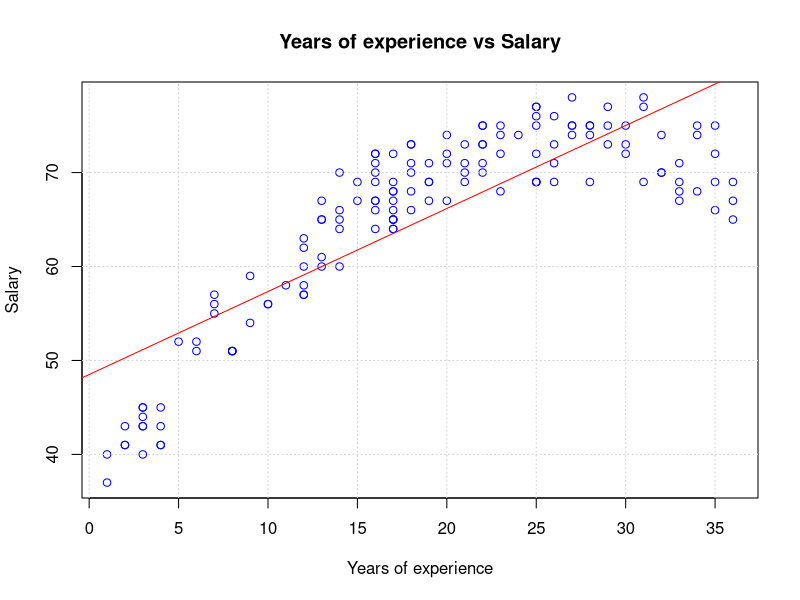
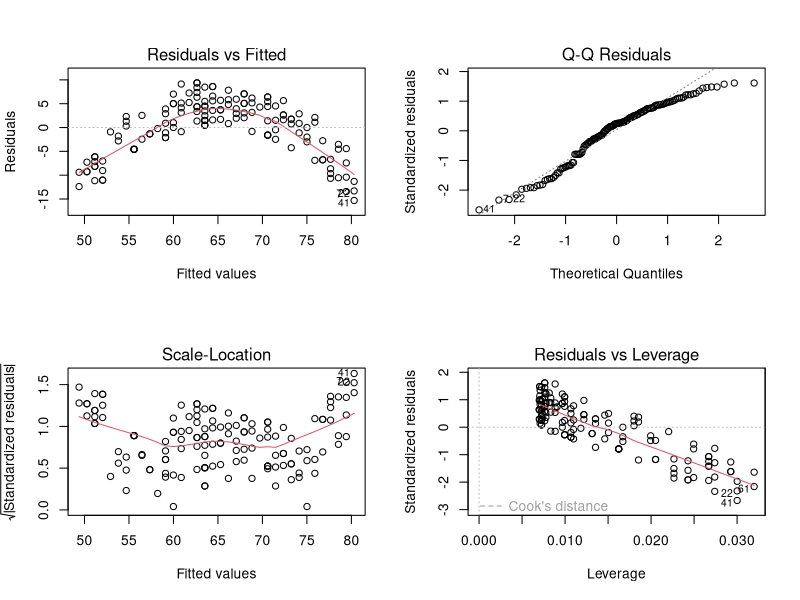
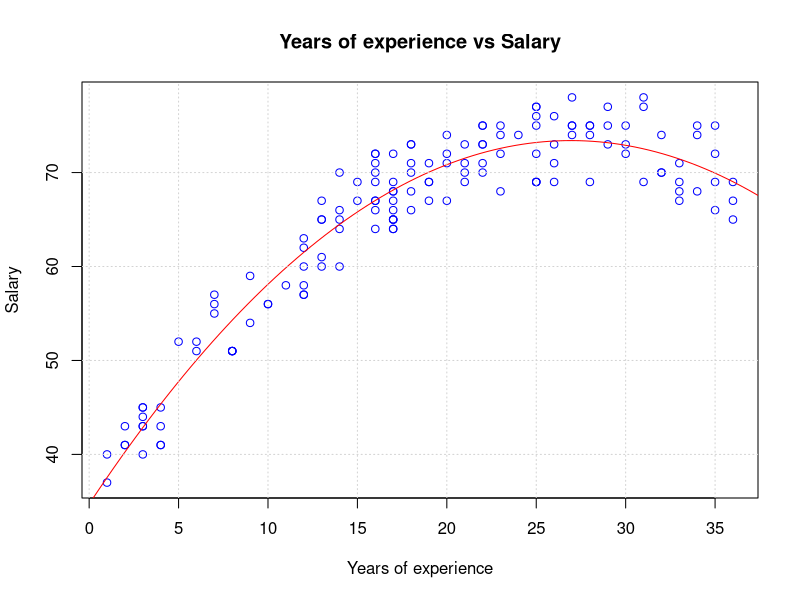
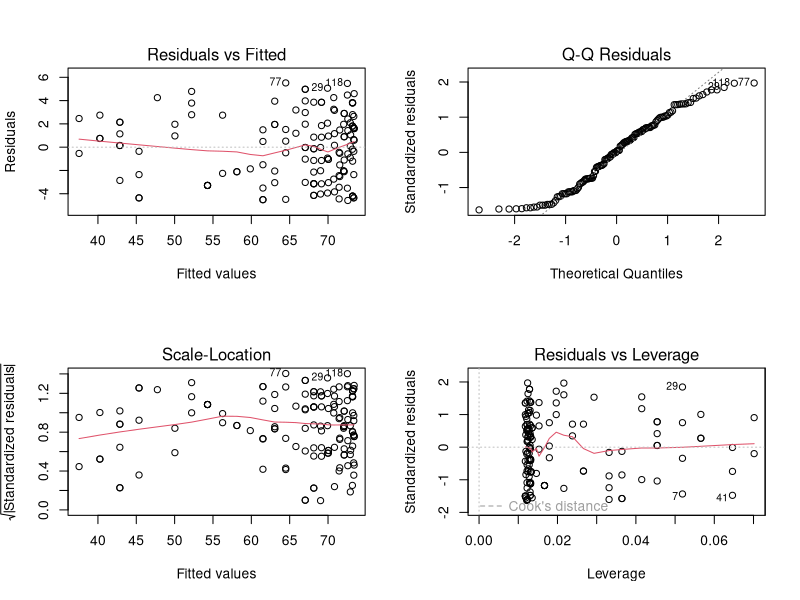

Write the R code that produced these figures, in order. (Note: this script raises an error after producing the figures.)

# -------------- Polynomial regression --------------


# Load profsalary.txt file
profsalary_dts <- read.delim(file="profsalary.txt", header=TRUE)
profsalary_dts

### a) Build a simple linear regression model to explain the variable 'salary' (Y) in terms of the variable
# 'years of experience' (X).

x_experience <- profsalary_dts$Experience
y_salary <- profsalary_dts$Salary

lm_salary <- lm(y_salary ~ x_experience)
summary(lm_salary)


# Scatterplot alone
par(mfrow=c(1,1))
plot(x_experience, y_salary, xlab="Years of experience", ylab="Salary", 
     main="Years of experience vs Salary", col="blue")
grid()

# Add the regression line (case 1)
abline(a=48.50593, b=0.88345, col="red")


# Diagnostic plots
par(mfrow=c(2,2))
plot(lm_salary)

# It looks pretty normal, it has some bad residual vs leverage points 


### b) Add another variable in the form of X2

# b.1) Plot the new model and check diagnostic plots
lm_salary_sq <- lm(Salary ~ poly(Experience, 2, raw=TRUE), data=profsalary_dts)
summary(lm_salary_sq)

beta0 <- 34.720498
beta1 <- 2.872275
beta2 <- -0.053316


# Scatterplot alone
par(mfrow=c(1,1))
plot(x_experience, y_salary, xlab="Years of experience", ylab="Salary", 
     main="Years of experience vs Salary", col="blue")

x_grid_sal <- seq(-1, 38, length.out=100)
#y_grid_sal <- (-0.053316 * x_grid_sal^2) + (2.872275 * x_grid_sal) + 34.720498
y_grid_sal <- (beta2 * x_grid_sal^2) + (beta1 * x_grid_sal) + beta0 
lines(x_grid_sal, y_grid_sal, col="red")
grid()


# Diagnostic plots
par(mfrow=c(2,2))
plot(lm_salary_sq)


# b.2) ANOVA table

# Model predictions
salary_hat <- beta0 + beta1 * x_experience + beta2 * x_experience^2


# Degrees of freedom
n_sal <- length(y_salary)  # Sample size
p <- 2  # Two predictors: x_experience and x_experience^2
dof_regression <- p # Degrees of freedom for regression
dof_error <- n_sal - (p + 1) # Residual DOF (n - p - 1)
dof_total <- n_sal - 1# Total DOF (n - 1)

# Sum of Squares
SST <- sum((y_salary - mean(y_salary))^2)  # Total Sum of Squares
SS_reg <- sum((salary_hat - mean(y_salary))^2) # Sum of Squares due to regression
RSS <- sum((y_salary - salary_hat)^2) # Residual Sum of Squares

# Mean Squares
MSR <- SS_reg / dof_regression
MSE <- RSS / dof_error

# F-statistic
F_value <- MSR / MSE

# p-value
p_value <- pf(F_value, dof_regression, dof_error, lower.tail = FALSE)

# Create ANOVA DataFrame
anova_df <- data.frame(
  Source = c("Regression", "Residual", "Total"),
  Sum_square = c(SS_reg, RSS, SST),
  DoF = c(dof_regression, dof_error, dof_total),
  Mean_square = c(MSR, MSE, NA),
  F_ratio = c(F_value, NA, NA),
  p_value = c(p_value, NA, NA)
)

# Print ANOVA table
print(anova_df)

# Compare with function in ANOVA
anova(lm_salary_sq)


anova(lm_salary_sq, lm_salary)


# b1) 
# Modelo nulo (solo la media de Salary)
lm_null <- lm(Salary ~ 1, data=profsalary_dts)

# Modelo cuadrático (con Experience y Experience²)
lm_salary_sq <- lm(Salary ~ Experience + I(Experience^2), data=profsalary_dts)

# Tabla ANOVA y prueba de hipótesis
anova(lm_null, lm_salary_sq)



# b2) Confidence intervals for the overall estimators
confidence_level <- 0.99
significance_level <- 1 - confidence_level

critical_value <- qt(significance_level/2, n_sal - 3, lower.tail = FALSE)
critical_value # 2.611403

beta0_low  <- beta0 - (critical_value * 0.828724)
beta0_up  <- beta0 + (critical_value * 0.828724)


beta1_low  <- beta1 - (critical_value * 0.095697)
beta1_up  <- beta1 + (critical_value * 0.095697)


beta2_low  <- beta2 - (critical_value * 0.002477)
beta2_up  <- beta2 + (critical_value * 0.002477)


# Print results
cat("Confidence Intervals (99% Confidence):\n")
cat("Beta0: [", beta0_low, ",", beta0_up, "]\n")
cat("Beta1: [", beta1_low, ",", beta1_up, "]\n")
cat("Beta2: [", beta2_low, ",", beta2_up, "]\n")



# b3) Compute Bonferroni-adjusted confidence intervals
bonferroni_intervals <- compute_bonferroni_ci(lm_salary_sq)
print(bonferroni_intervals)


critical_value_bonferroni <- qt(1 - (0.00333 / 2), 140)
critical_value_bonferroni

se_beta0 <- 0.828724
se_beta1 <- 0.095697
se_beta2 <- 0.002477

# Calculate the adjusted CI by Bonferroni
beta0_low_bonf  <- beta0 - (critical_value_bonferroni * se_beta0)
beta0_up_bonf   <- beta0 + (critical_value_bonferroni * se_beta0)

beta1_low_bonf  <- beta1 - (critical_value_bonferroni * se_beta1)
beta1_up_bonf   <- beta1 + (critical_value_bonferroni * se_beta1)

beta2_low_bonf  <- beta2 - (critical_value_bonferroni * se_beta2)
beta2_up_bonf   <- beta2 + (critical_value_bonferroni * se_beta2)

# Print results
cat("Bonferroni Confidence Intervals (99% Overall Confidence):\n")
cat("Beta0: [", beta0_low_bonf, ",", beta0_up_bonf, "]\n")
cat("Beta1: [", beta1_low_bonf, ",", beta1_up_bonf, "]\n")
cat("Beta2: [", beta2_low_bonf, ",", beta2_up_bonf, "]\n")



# b5) Compute the prediction for a person that has worked 18 years
# Given residual variance (MSE)
s2 <- 7.9
s <- sqrt(s2)  # Residual standard error

# Sample size and degrees of freedom
n <- 143  
df <- n - 3  # Degrees of freedom for the model

# New data point (18 years of experience)
X_new <- 18

# Point estimation
Y_hat <- beta0 + beta1 * X_new + beta2 * (X_new^2)
cat("Point estimate for salary with 18 years of experience:", Y_hat, "\n")

# Mean and sum of squares for Experience
X_mean <- mean(profsalary_dts$Experience)  
Sxx <- sum((profsalary_dts$Experience - X_mean)^2)  

# Critical value for 90% confidence interval
alpha <- 0.10
t_critical <- qt(1 - alpha/2, df)

# Standard error for the mean estimate
SE_mean <- s * sqrt((1/n) + ((X_new - X_mean)^2 / Sxx))

# Confidence Interval for Mean Salary
CI_mu_low <- Y_hat - (t_critical * SE_mean)
CI_mu_up <- Y_hat + (t_critical * SE_mean)
cat("90% Confidence Interval for Mean Salary:", "[", CI_mu_low, ",", CI_mu_up, "]\n")

# Standard error for the prediction interval
SE_pred <- s * sqrt(1 + (1/n) + ((X_new - X_mean)^2 / Sxx))

# Prediction Interval for Salary
CI_pred_low <- Y_hat - (t_critical * SE_pred)
CI_pred_up <- Y_hat + (t_critical * SE_pred)
cat("90% Prediction Interval for Salary:", "[", CI_pred_low, ",", CI_pred_up, "]\n")



# c) Model with three predictors (cubic polynomial)
lm_salary_3rd <- lm(Salary ~ Experience + I(Experience^2) + I(Experience^3), data=profsalary_dts)
summary(lm_salary_3rd)

# Compare with quadratic model
anova(lm_salary_sq, lm_salary_3rd)

# Scatterplot
par(mfrow=c(1,1))
plot(profsalary_dts$Experience, profsalary_dts$Salary, xlab="Years of experience", 
     ylab="Salary", main="Years of Experience vs Salary", col="blue")

# Generate predictions
x_grid_sal3 <- seq(min(profsalary_dts$Experience), max(profsalary_dts$Experience), length.out=100)
y_grid_sal3 <- predict(lm_salary_3rd, newdata=data.frame(Experience=x_grid_sal3))

# Plot regression curve
lines(x_grid_sal3, y_grid_sal3, col="red", lwd=2)
grid()

# Diagnostic plots
par(mfrow=c(2,2))
plot(lm_salary_3rd)